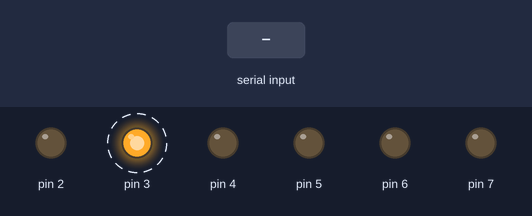
Simulated run of this sketch. Board: Arduino Uno, built with avr-gcc and run on an emulated ATmega328P. Parts: output pins drawn as LEDs (lit = HIGH). Dashed ring = blinking. The inputs (shaded band) are chosen by the test bench.

Above: at 1.2 s.
1.3 s: "A" received over Serial
At 3.8 s:
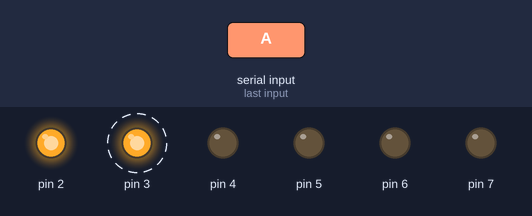
4.3 s: "S" received over Serial
At 6.3 s:
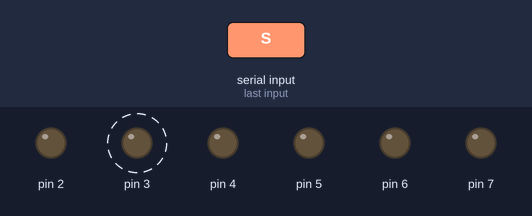
Timing chart, 0 to 13.3 s (numbered marks = the images above; inputs shaded):
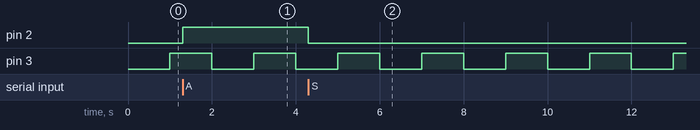

The sketch:

timer.ino
```cpp
#define ledSerial 0x04
#define led1secunda 0x08

int primesteComanda = 0;
bool raspuns = 0;
bool intrerupere = 0;

void timer1_1s()
{
  cli(); //stop intreruperi

  /* Setare timer care sa genereze o intrerupere la 1s */
  //set timer1 interrupt at 1Hz
  TCCR1A = 0;// setare tot registrul TCCR1A pe 0
  TCCR1B = 0;// setare tot registrul TCCR1B pe 0

  //timmer/counter register, contine valoarea timer-ului
  TCNT1  = 0;//initilizare contor cu 0

  // setare registru comparare pentru incrementearea cu 1hz
  // output compare register
  OCR1A = 15624;
  // = (16*10^6) / (1*1024) - 1 (must be <65536)
  // pornire mod CTC
  TCCR1B |= (1 << WGM12);
  // Setare biti CS10 si CS12 pentru de prescaler 1024
  TCCR1B |= (1 << CS12) | (1 << CS10);
  // permite intreruperi timer compare
  TIMSK1 |= (1 << OCIE1A);

  sei(); //da drumul la intreruperi
}
void setup()
{

  DDRD |= 0xFF;
  Serial.begin(9600);
  timer1_1s();

}

ISR(TIMER1_COMPA_vect)
{
  //timerul1 genereaza o intrerupere la toggle 1Hz
  //generates pulse wave of frequency 1Hz/2 = 0.5kHz (takes two cycles for full wave- toggle high then toggle low)
  if (intrerupere)
  {
      PORTD |= led1secunda;
      intrerupere = 0;
  }
  else
  {
      PORTD &=~(led1secunda);
      intrerupere = 1;
  }
}

void Serial_citire_comanda()
{
  primesteComanda = Serial.read();
}

int Serial_conditie_aprindeLED(bool raspuns)
{
  if (primesteComanda == 'A')
  {
    raspuns = 1;
  }
  else
  {
    raspuns = 0;
  }
  return raspuns;
}

int Serial_conditie_stingeLED(bool raspuns)
{
  if (primesteComanda == 'S')
  {
    raspuns = 1;
  }
  else
  {
    raspuns = 0;
  }
  return raspuns;
}
void Serial_aprinde_led()
{
  /**
     Aprinde led cinectat la digital input 2
     digital input 2 = 0x04
  */
  PORTD |= ledSerial;
}

void Serial_stinge_led()
{
  /**
     Stinge led cinectat la digital input 2
     digital input 2 = 0x04
  */
  PORTD &= ~(ledSerial);
}

void loop()
{
  if (Serial.available() > 0)
  {
    Serial_citire_comanda();
    if ( Serial_conditie_aprindeLED(raspuns) == 1 )
    {
      Serial_aprinde_led();
      delay(500);
    }
    if ( Serial_conditie_stingeLED(raspuns) == 1 )
    {
      Serial_stinge_led();
      delay(500);
    }

  }
}
```

Measured:
- after the input at 1.3 s, pin 2: LOW → HIGH at once
- after the input at 4.3 s, pin 2: HIGH → LOW at once
- by itself, pin 3: alternates HIGH for 1.0 s and LOW for 1.0 s
